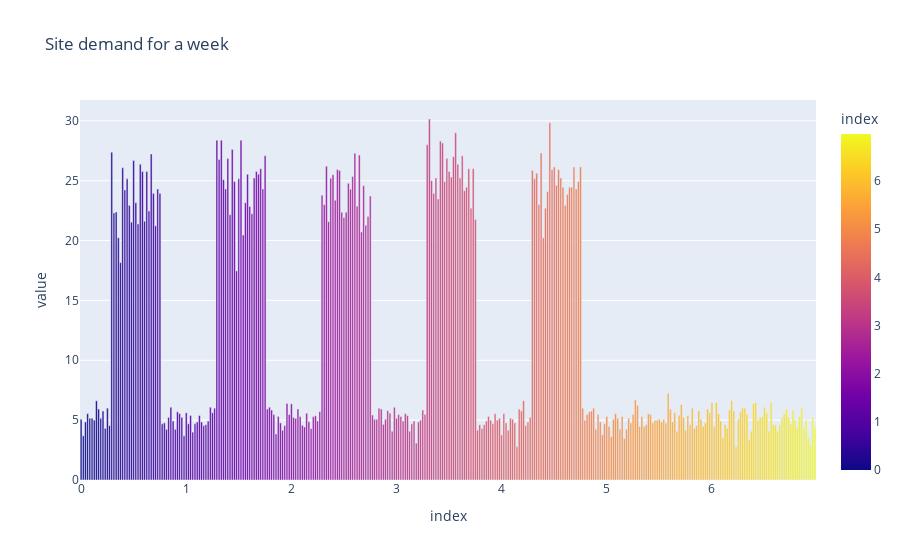

Notebook code for this chart:
### Code cell
import plotly.express as px

# df = px.data.gapminder().query("country=='Canada'")
df = manipulations.EquationManipulator().data_formatter(df, 'Site energy [kWh]', '* 2', 'Site power [kW]')

fig = px.bar(df, y=["Site energy [kWh]"], title='Site demand for a week', color=df.index)
fig.show()

### Figure 1 — Plotly figure (JSON) as saved in the notebook; plotly's stock layout.template omitted (floating-point values rounded to 4 significant figures; data arrays with more than 128 entries replaced by an {"elided": "..."} marker saying what was removed)
{"data": [{"alignmentgroup": "True", "hovertemplate": "index=%{marker.color}<br>value=%{y}<extra></extra>", "legendgroup": "", "marker": {"color": {"elided": "336 float values"}, "coloraxis": "coloraxis", "pattern": {"shape": ""}}, "name": "", "offsetgroup": "", "orientation": "v", "showlegend": false, "textposition": "auto", "type": "bar", "x": {"elided": "336 float values"}, "xaxis": "x", "y": {"elided": "336 float values"}, "yaxis": "y"}], "layout": {"barmode": "relative", "coloraxis": {"colorbar": {"title": {"text": "index"}}, "colorscale": [[0, "#0d0887"], [0.1111, "#46039f"], [0.2222, "#7201a8"], [0.3333, "#9c179e"], [0.4444, "#bd3786"], [0.5556, "#d8576b"], [0.6667, "#ed7953"], [0.7778, "#fb9f3a"], [0.8889, "#fdca26"], [1, "#f0f921"]]}, "legend": {"tracegroupgap": 0}, "title": {"text": "Site demand for a week"}, "xaxis": {"anchor": "y", "domain": [0, 1], "title": {"text": "index"}}, "yaxis": {"anchor": "x", "domain": [0, 1], "title": {"text": "value"}}}}
